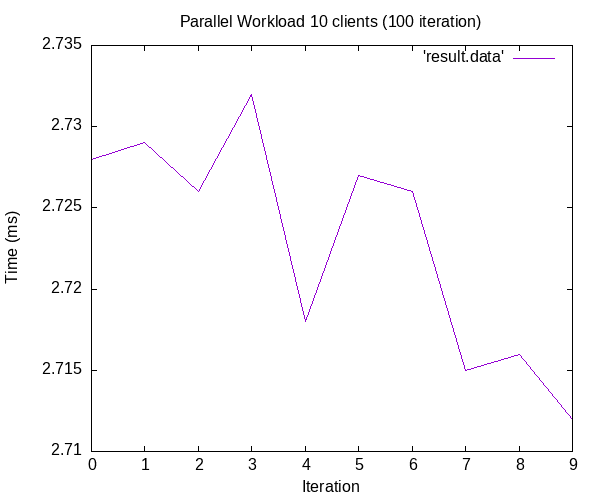

This figure's gnuplot source:
set title 'Parallel Workload 10 clients (100 iteration)'
set datafile separator ','
set ylabel "Time (ms)"
set xlabel 'Iteration' # label for the X axis
set terminal png size 600,500
set output 'plot.png'
plot 'result.data' with lines
